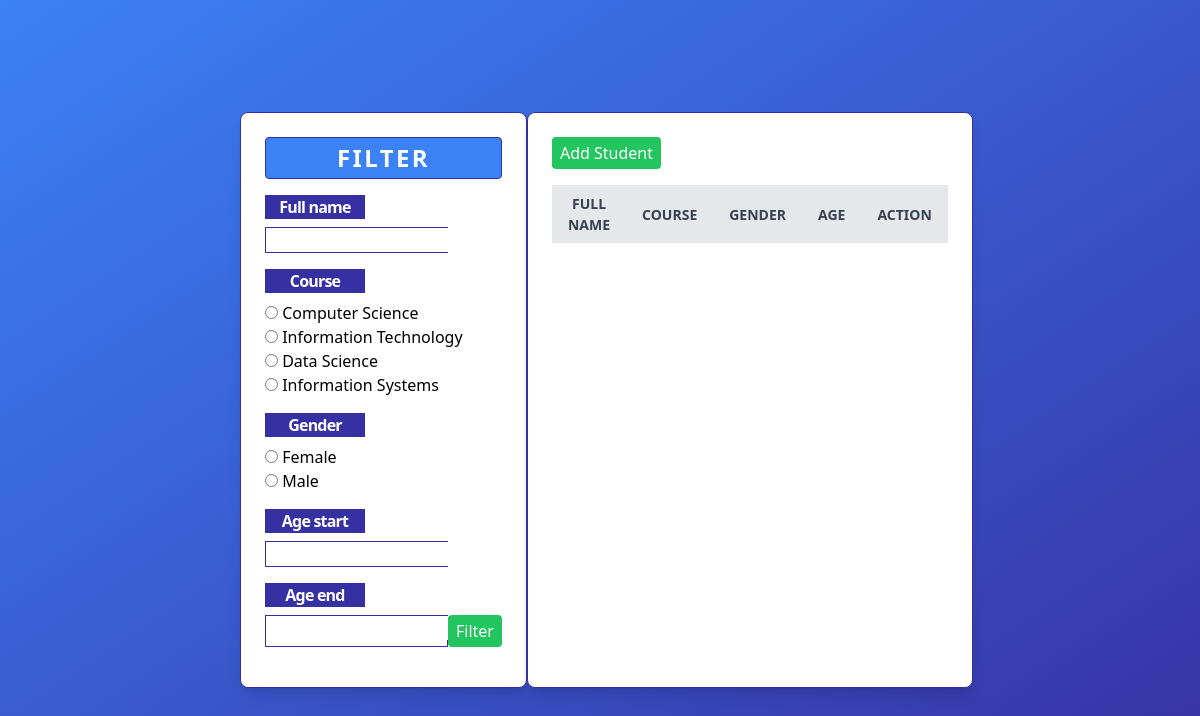
The app's page /, older data.
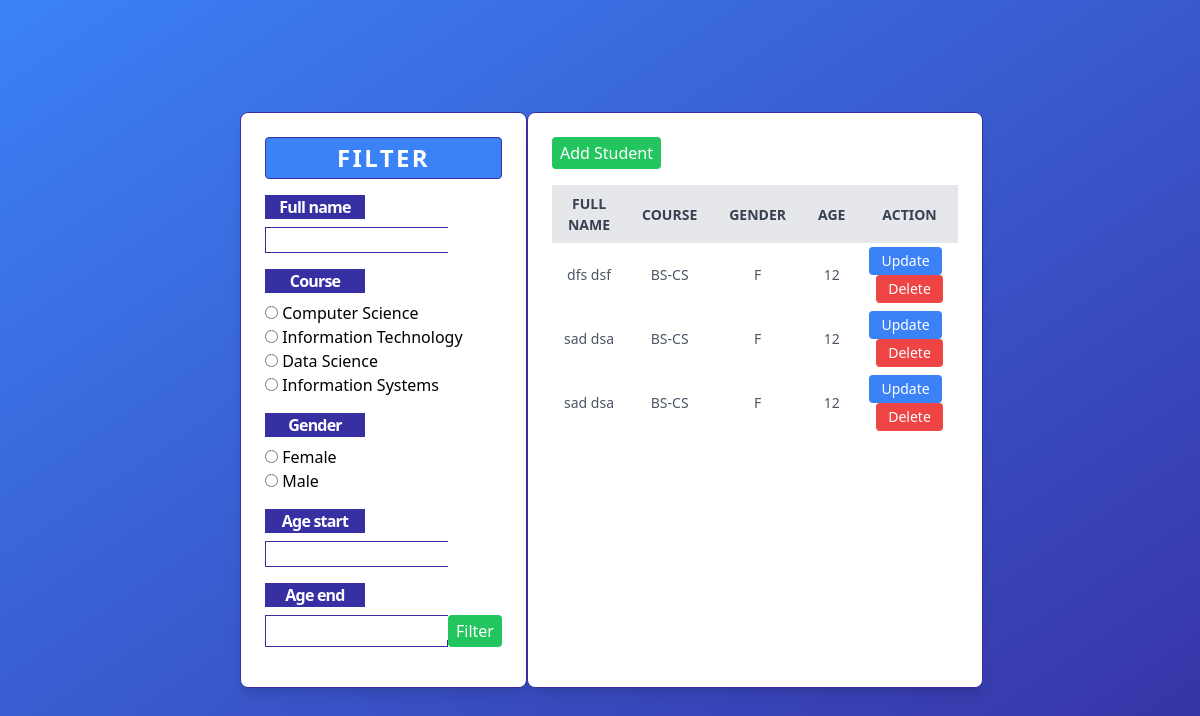
The same page, newer data.
### students/models.py (models this page shows)
class Student(models.Model):
    first_name = models.CharField(max_length=255)
    last_name = models.CharField(max_length=255)
    course = models.CharField(max_length=4)
    gender = models.CharField(max_length=1)
    age = models.IntegerField()

### students/views.py (the view, shortened to what this page needs)
# urls.py: path('', views.filter_table, name="index"),
def filter_table(request):
    students = Student.objects.all()
    filter_form = FilterStudents()
    context = {}
    context = {'students': students, 'filter_form': filter_form}
    return render(request, 'student_table.html', context)

### students/forms.py
class FilterStudents(forms.Form):
    full_name = forms.CharField(required=False)
    course = forms.ChoiceField(choices=COURSES, widget=forms.RadioSelect, required=False)
    gender = forms.ChoiceField(choices=GENDER, widget=forms.RadioSelect, required=False)
    age_start = forms.IntegerField(required=False, min_value=1)
    age_end = forms.IntegerField(required=False, min_value=1)

### students/templates/student_table.html (shortened to what the changed rows need)
<!DOCTYPE html>
<html lang="en">
<head>
    <script src="https://cdn.tailwindcss.com"></script>
</head>
<body class="bg-gradient-to-br from-blue-500 to-indigo-800 h-screen flex items-center justify-center">
    <div class="mx-auto flex w-3/5">
        <div class="bg-white rounded-lg shadow-lg p-6  border border-indigo-800 max-h  " style="flex: 1;">
            <h2 class="text-2xl font-bold mb-4 text-white bg-blue-500 text-center py-1 px-2 rounded tracking-widest border border-indigo-800">FILTER</h2>
        </div>
        <div class="bg-white rounded-lg shadow-lg p-6 border border-indigo-800" style="flex: 2;">
            <table id="dataTable" class="min-w-full">
                <thead>
                    <tr class="bg-gray-200 text-gray-700 uppercase text-sm leading-normal">
                        <th class="py-2 px-4 text-center">Full Name</th>
                        <th class="py-2 px-4 text-center">Course</th>
                        <th class="py-2 px-4 text-center">Gender</th>
                        <th class="py-2 px-4 text-center">Age</th>
                        <th class="py-2 px-4 text-center">Action</th>
                    </tr>
                </thead>
                {% for x in students %}
                <tbody id="tableBody" class="text-gray-600 text-sm font-light">
                    <tr>
                        <td class="py-1 px-2 text-center">{{x.first_name}} {{x.last_name}}</td>
                        <td class="py-1 px-2 text-center">{{x.course}}</td>
                        <td class="py-1 px-2 text-center">{{x.gender}}</td>
                        <td class="py-1 px-2 text-center">{{x.age}}</td>
                        <td class="py-1 px-2 text-center">
                            <a href="{% url 'update' x.id %}"><button class="bg-blue-500 text-white py-1 px-3 rounded mr-2 hover:bg-blue-600">Update</button></a>
                           <button onclick="deleteStudent({{ x.id }})" id="delete_button" class="bg-red-500 text-white py-1 px-3 rounded hover:bg-red-600">Delete</button>
                        </td>
                    </tr>
                </tbody>
                {% endfor %}
            </table>
        </div>
    </div>
</body>
</html>

Row changes from the older to the newer data that the page shows:
added Student: first_name "dfs", last_name "dsf", course "BS-CS", gender "F", age "12"
added Student: first_name "sad", last_name "dsa", course "BS-CS", gender "F", age "12"
added Student: first_name "sad", last_name "dsa", course "BS-CS", gender "F", age "12"
